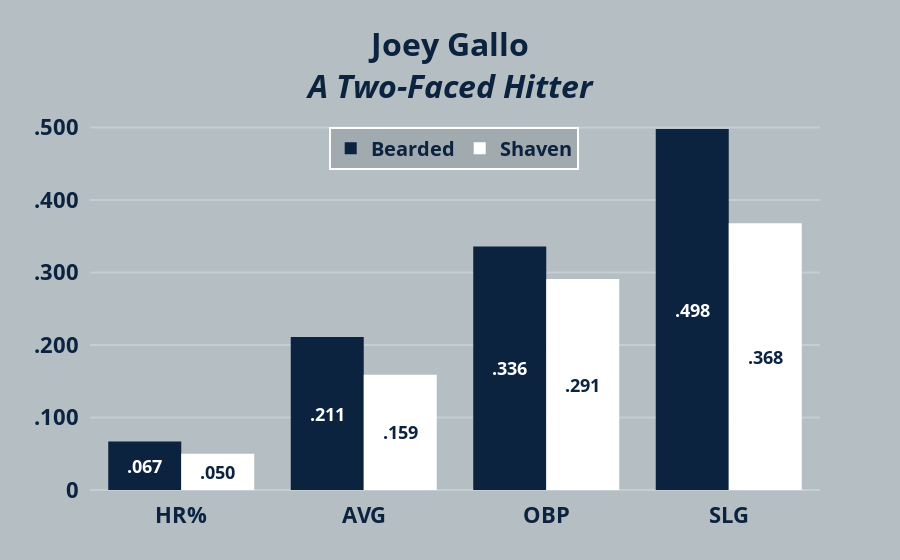

Notebook code cell kept with this figure:
### Code cell
# Create traces
fig = go.Figure()

fig.add_trace(
    go.Bar(
        x=x, y=y_beard, name="<b>Bearded</b>", marker_color=navy,
        text=[f'<b>{"{:.3f}".format(y)[1:]}</b>' for y in y_beard], insidetextanchor='middle'
))

fig.add_trace(
    go.Bar(
        x=x, y=y_shave, name="<b>Shaven</b>", marker_color='white',
        text=[f'<b>{"{:.3f}".format(y)[1:]}</b>' for y in y_shave], insidetextanchor='middle'
))

fig.for_each_trace(lambda t: t.update(textfont_color=navy) if (t.marker.color == 'white') else t.update(textfont_color='white'))


# Format traces
fig.update_traces(
    marker=dict(line=dict(width=0)),
    #marker=dict(line=dict(color=[navy,'white'])),
    textfont=dict(
        #color=[navy, 'white'],
        size=18)
)


# Format axes
fig.update_xaxes(
    tickmode='array',
    ticktext=[f'<b>{stat}</b>' for stat in x],
    tickvals=x,
    tickfont=dict(
        size=22,
        color=navy),
#     gridcolor='rgb(210, 220, 225)',
#     gridwidth=2,
)

fig.update_yaxes(
#     title=dict(
#         text="<br><b>Win %</b>",
#         font=dict(
#             size=26,
#             color='white')),
    tickfont=dict(
        size=22,
        color=navy),
    tickmode='array',
    ticktext=[f'<b>{y}</b>' for y in ['0','.100','.200','.300','.400','.500']],
    tickvals=[0, 0.1, 0.2, 0.3, 0.4, 0.5],
    zerolinecolor=gray,
    zerolinewidth=2,
    gridcolor=gray,
    gridwidth=2
)


# Format layout
fig.update_layout(
    title=dict(
        text="<b>Joey Gallo</b><br><em>A Two-Faced Hitter</em>",
        y=0.9,
        x=0.5,
        xanchor='center',
        yanchor='top',
        font=dict(
            size=32,
            color=navy)),
#     xaxis_range=['2022-04-28','2022-08-24'],
#     yaxis_range=[0.54,0.81],
    legend=dict(
        title_text='',
        orientation='h',
        yanchor="top",
        y=0.956,
        xanchor="left",
        x=0.327,
        font=dict(
            size=20,
            color=navy),
        #itemsizing='constant',
        bordercolor='white',
        borderwidth=2,
        bgcolor='rgb(160, 170, 175)'),
#     hovermode='x',
    hoverlabel=dict(
        bgcolor='rgb(180, 190, 195)',
        font_size=16),
    paper_bgcolor='rgb(180, 190, 195)',
    plot_bgcolor='rgb(180, 190, 195)',
    margin=dict(
        t=110,
        b=70,
        l=90,
        pad=10)
)


# Save chart online to Plotly Chart Studio
#py.iplot(fig, filename='Record-Against-Winning-Teams')

### Figure 1 — Plotly figure (JSON) as saved in the notebook; plotly's stock layout.template omitted (floating-point values rounded to 4 significant figures)
{"data": [{"insidetextanchor": "middle", "marker": {"color": "#0C2340", "line": {"width": 0}}, "name": "<b>Bearded</b>", "text": ["<b>.067</b>", "<b>.211</b>", "<b>.336</b>", "<b>.498</b>"], "textfont": {"color": "white", "size": 18}, "type": "bar", "x": ["HR%", "AVG", "OBP", "SLG"], "y": [0.067, 0.211, 0.336, 0.498]}, {"insidetextanchor": "middle", "marker": {"color": "white", "line": {"width": 0}}, "name": "<b>Shaven</b>", "text": ["<b>.050</b>", "<b>.159</b>", "<b>.291</b>", "<b>.368</b>"], "textfont": {"color": "#0C2340", "size": 18}, "type": "bar", "x": ["HR%", "AVG", "OBP", "SLG"], "y": [0.05, 0.159, 0.291, 0.368]}], "layout": {"hoverlabel": {"bgcolor": "rgb(180, 190, 195)", "font": {"size": 16}}, "legend": {"bgcolor": "rgb(160, 170, 175)", "bordercolor": "white", "borderwidth": 2, "font": {"color": "#0C2340", "size": 20}, "orientation": "h", "title": {"text": ""}, "x": 0.327, "xanchor": "left", "y": 0.956, "yanchor": "top"}, "margin": {"b": 70, "l": 90, "pad": 10, "t": 110}, "paper_bgcolor": "rgb(180, 190, 195)", "plot_bgcolor": "rgb(180, 190, 195)", "title": {"font": {"color": "#0C2340", "size": 32}, "text": "<b>Joey Gallo</b><br><em>A Two-Faced Hitter</em>", "x": 0.5, "xanchor": "center", "y": 0.9, "yanchor": "top"}, "xaxis": {"tickfont": {"color": "#0C2340", "size": 22}, "tickmode": "array", "ticktext": ["<b>HR%</b>", "<b>AVG</b>", "<b>OBP</b>", "<b>SLG</b>"], "tickvals": ["HR%", "AVG", "OBP", "SLG"]}, "yaxis": {"gridcolor": "#C4CED3", "gridwidth": 2, "tickfont": {"color": "#0C2340", "size": 22}, "tickmode": "array", "ticktext": ["<b>0</b>", "<b>.100</b>", "<b>.200</b>", "<b>.300</b>", "<b>.400</b>", "<b>.500</b>"], "tickvals": [0, 0.1, 0.2, 0.3, 0.4, 0.5], "zerolinecolor": "#C4CED3", "zerolinewidth": 2}}}
